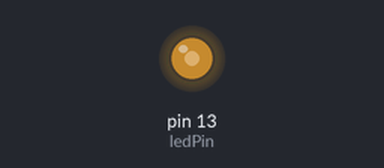
Bench run of a sketch on a simulated Arduino Uno, built with avr-gcc and run on an emulated ATmega328P. Parts: output pins drawn as LEDs (lit = HIGH).

Above: at 0.2 s.
Timing chart, 0 to 1.7 s (numbered marks = the images above):
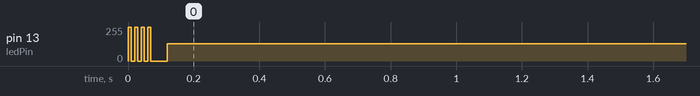

The sketch:

task2.ino
```cpp
const int ledPin = 13;   // встроенный LED

void setup() {
    pinMode(ledPin, OUTPUT);

    TCCR1A = 0;
    TCCR1B = 0;

    TCCR1B |= (1 << WGM12);

    // 3. Значение сравнения для 100 Гц при N = 64
    OCR1A = 2499;

    // 4. Разрешаем прерывание по совпадению A
    TIMSK1 |= (1 << OCIE1A);

    // 5. Запускаем таймер
    TCCR1B |= (1 << CS11) | (1 << CS10);

    // 6. Глобальные прерывания
    sei();
}

// ISR вызывается каждые 10 мс (100 Гц)
ISR(TIMER1_COMPA_vect) {
    static bool ledState = false;
    ledState = !ledState;
    digitalWrite(ledPin, ledState);
}

void loop() {
}
```

Measured:
- by itself, pin 13 (ledPin): 255/255 → 128/255 at 0.01 s
